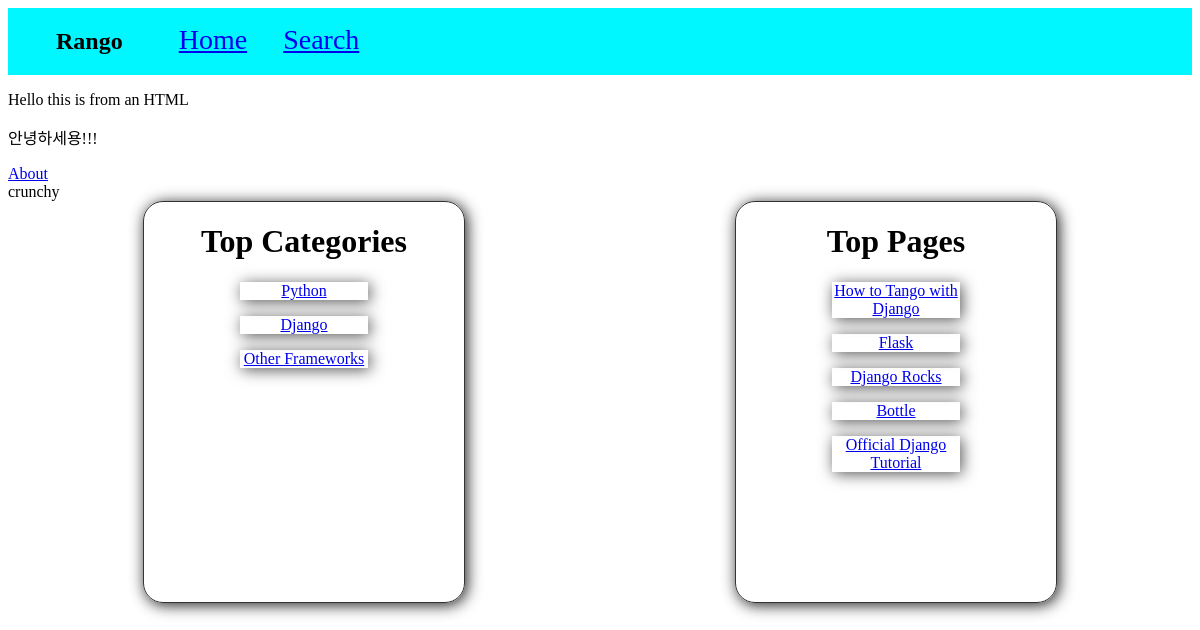
/rango_app/home/, run on the app's committed database.
### rango_app/models.py (models this page shows, shortened)
class Category(models.Model):
    name = models.CharField(max_length = 128, unique=True)
    views = models.IntegerField(default=0)
    likes = models.IntegerField(default=0)
    slug = models.SlugField(unique=True)

class Page(models.Model):
    category = models.ForeignKey(Category,on_delete=models.CASCADE)
    title = models.CharField(max_length=128)
    url = models.URLField()
    views = models.IntegerField(default=0)
    class Meta:
        verbose_name_plural = 'Categories'

### rango_app/views.py (the view)
# urls.py: url('home/', views.index, name="Index"),
def index(request):
    category_list = Category.objects.order_by('-views')[:5]
    page_list = Page.objects.order_by('-views')[:5]
    context_dict = {
        'boldmessage': 'crunchy',
        'top_categories': category_list,
        'top_pages': page_list,
    }
    return render(request, 'rango/index.html', context=context_dict)

### templates/rango/index.html (shortened to what this page needs)
{% extends 'rango/base.html' %}
{% load staticfiles %}
{% block local_styles%}
    <link rel="stylesheet" href="{{ MEDIA_URL }}home.css">
{% endblock %}
{% block content %}
    <p>Hello this is from an HTML</p>
    <p>안녕하세용!!!</p>
    <a href="{{ MEDIA_URL }}about.html">About</a>
    {% if boldmessage %}
        <div>{{ boldmessage }}</div>
    {% endif %}
    <div class="leaderboards">
        <div class="leaderboard">
            <h1>Top Categories</h1>
            {% if top_categories %}
                {% for category in top_categories %}
                <div class="card">
                    <a href="/rango_app/category/{{ category.slug }}/">
                        {{ category.name }}
                    </a>
                </div>
                {% endfor %}
            {% endif %}
        </div>
        <div class="leaderboard">
            <h1>Top Pages</h1>
            {% if top_pages %}
                {% for page in top_pages %}
                    <a href="{{ page.url }}">
                        <div class="card">{{ page.title }}</div>
                    </a>
                {% endfor %}
            {% endif %}
        </div>
    </div>
{% endblock %}

### templates/rango/base.html (shortened to what this page needs)
<!DOCTYPE html>
<html lang="en">
<head>
    <link rel="stylesheet" href="{{ MEDIA_URL }}global.css">
    {% block local_styles %}
    {% endblock %}
</head>
<body>
    <nav class="navbar">
        <h1 class="navbar-brand">Rango</h1>
        <div class="navbar-links">
            <ul class="navbar-items">
                <li class="navbar-item">
                    <a href="#" class="navbar-link">Home</a>
                </li>
                <li class="navbar-item">
                    <a href="#" class="navbar-link">Search</a>
                </li>
            </ul>
        </div>
    </nav>
    {% block content %}
    {% endblock %}
</body>
</html>

### media/global.css (style rules this page uses)
.navbar { display: flex; flex-direction: row; width: 100%; background-color: #00f7ff; }
.navbar-brand { color: #000000; font-weight: bold; margin-left: 3rem; }
.navbar-links { list-style-type: none; flex-direction: column; justify-content: space-around; }
.navbar-item { display: inline-block; font-size: 1.75rem; margin-left: 1rem; margin-right: 1rem; }

### media/home.css (style rules this page uses)
.leaderboards { display: flex; flex-direction: row; justify-content: space-around; }
.leaderboard { height: 25rem; width: 20rem; box-shadow: 2px 2px 15px #1d1d1d; border: 1px solid rgb(51, 51, 51); border-radius: 20px 20px 20px 20px; text-align: center; }
.card { width: 8rem; margin-left: auto; margin-right: auto; box-shadow: 2px 2px 15px #555555; margin-top: 1rem; }

### data on the page
Category: name "Python"
Category: name "Django"
Category: name "Other Frameworks"
Page: title "How to Tango with Django"
Page: title "Flask"
Page: title "Django Rocks"
Page: title "Bottle"
Page: title "Official Django Tutorial"

### other printed values
{{ boldmessage }} "crunchy"
